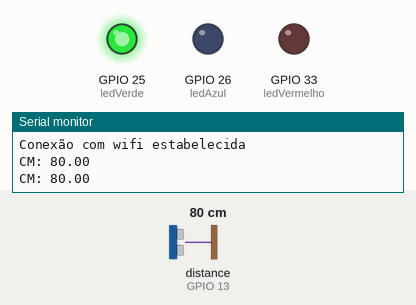
This sketch was run on a simulated ESP32. Parts: output pins drawn as LEDs (lit = HIGH), the last lines printed to the serial monitor. The test bench sets the inputs (shaded band); at power-on: distance to the obstacle (sensor on GPIO 13) 80 cm. The echo pulse lasts 58.3 µs per cm; WiFi joins after 1.5 s; servers stay silent unless stated; uploads are accepted with an empty reply.

Above: at 2.7 s.
2.8 s: distance to the obstacle (sensor on GPIO 13) set to 34 cm
4.7 s: distance to the obstacle (sensor on GPIO 13) set to 29 cm
At 6.0 s:
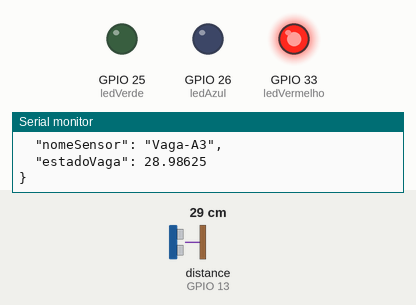
7.0 s: distance to the obstacle (sensor on GPIO 13) set to 35 cm
At 8.2 s:
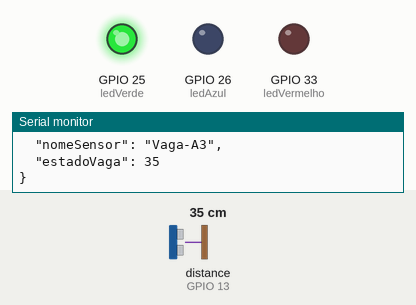
9.2 s: distance to the obstacle (sensor on GPIO 13) set to 2 cm
At 11.4 s:
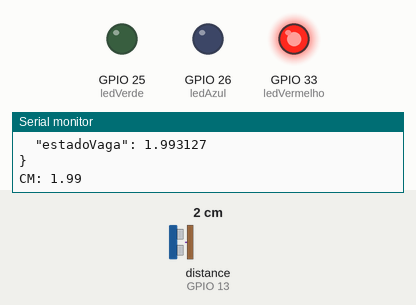
Timing chart, 0 to 12.4 s (numbered marks = the images above; inputs shaded):
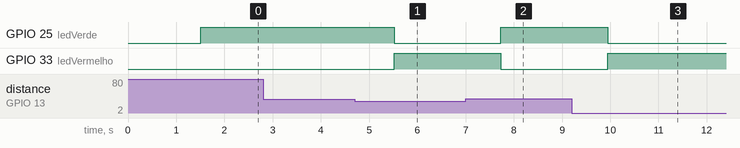

Measured:
- the behaviour switches between 31 and 30 cm on distance to the obstacle (sensor on GPIO 13) (found by bisection; images 0 and 1)
- after the input at 4.7 s, GPIO 25 (ledVerde): HIGH → LOW after 0.82 s; GPIO 33 (ledVermelho): LOW → HIGH after 0.82 s
- after the input at 7.0 s, GPIO 25 (ledVerde): LOW → HIGH after 0.73 s; GPIO 33 (ledVermelho): HIGH → LOW after 0.73 s
- after the input at 9.2 s, GPIO 25 (ledVerde): HIGH → LOW after 0.74 s; GPIO 33 (ledVermelho): LOW → HIGH after 0.74 s

The sketch:

smartparking-esp32.ino
```cpp
#include <WiFi.h>
#include <HTTPClient.h>
#include <Ultrasonic.h>
#include <ArduinoJson.h>

#define TRIGGER_PIN  12
#define ECHO_PIN     13
#define ledVermelho  33
#define ledVerde     25
#define ledAzul      26

Ultrasonic ultrasonic(TRIGGER_PIN, ECHO_PIN);
HTTPClient http;    //Declare object of class HTTPClient
const String nome = "Vaga-A3";
bool estadoVaga;
int intervalo = 1000;
const String url = "http://192.168.1.103:8081/api/monitoramento";
const char* nomeDaRede = "Norte";
const char* senhaDaRede = "96427744";
const float distanciaLimite = 30;

void setup() {
  Serial.begin(115200);                                  //Serial connection
  pinMode(ledAzul, OUTPUT);
  pinMode(ledVerde, OUTPUT);
  pinMode(ledVermelho, OUTPUT);
  WiFi.begin(nomeDaRede, senhaDaRede);   //WiFi connection
  while (WiFi.status() != WL_CONNECTED) {  //Wait for the WiFI connection completion
    delay(500);
    Serial.print("Conectando ao wifi: ");
    Serial.println(nomeDaRede);
  }
  Serial.println("Conexão com wifi estabelecida");
}

void loop() {
  float distanciaEmCM;
  long microsec = ultrasonic.timing();
  distanciaEmCM = ultrasonic.convert(microsec, Ultrasonic::CM);
  Serial.print("CM: ");
  Serial.println(distanciaEmCM);
  if(distanciaEmCM <= distanciaLimite){
    acendeLedVermelho();
    if(!estadoVaga){
      enviarEstadoDaVaga(distanciaEmCM);
      }
    estadoVaga = true;
  }
  if(distanciaEmCM > distanciaLimite){
    acendeLedVerde();
    if(estadoVaga){
      enviarEstadoDaVaga(distanciaEmCM);
      }
    estadoVaga = false;
  }
  delay(intervalo);
}

void acendeLedVermelho(){
  digitalWrite(ledAzul, LOW);
  digitalWrite(ledVerde, LOW);
  digitalWrite(ledVermelho, HIGH);
}
void acendeLedVerde(){
  digitalWrite(ledAzul, LOW);
  digitalWrite(ledVerde, HIGH);
  digitalWrite(ledVermelho, LOW);
}
void enviarEstadoDaVaga(float distanciaEmCM){
  if(WiFi.status()== WL_CONNECTED){   //Check WiFi connection status
    StaticJsonBuffer<300> JSONbuffer;   //Declaring static JSON buffer
    JsonObject& JSONencoder = JSONbuffer.createObject();

    JSONencoder["nomeSensor"] = nome;
    JSONencoder["estadoVaga"] = distanciaEmCM;
    char JSONmessageBuffer[300];
    JSONencoder.prettyPrintTo(JSONmessageBuffer, sizeof(JSONmessageBuffer));

    http.begin(url);      //Specify request destination
    http.addHeader("Content-Type", "application/json");  //Specify content-type header
    int httpCode = http.POST(JSONmessageBuffer);   //Send the request
    String payload = http.getString();                  //Get the response payload

    Serial.print("Codigo de retorno da requisicao: ");
    Serial.println(httpCode);   //Print HTTP return code
    Serial.print("Corpo da resposta da requisicao: ");
    Serial.println(payload);    //Print request response payload
    Serial.print("Json enviado: ");
    Serial.println(JSONmessageBuffer);

    http.end();  //Close connection
  }else{
    Serial.println("Erro na conexao com WiFi");
  }
}
```
